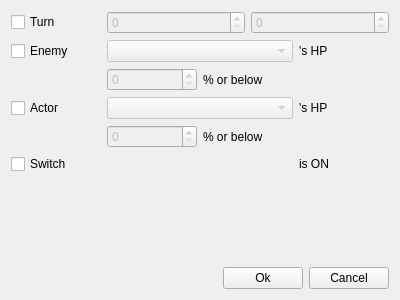
<?xml version="1.0" encoding="UTF-8"?>
<ui version="4.0">
 <class>TroopPageConditionDialog</class>
 <widget class="QWidget" name="TroopPageConditionDialog">
  <property name="windowModality">
   <enum>Qt::ApplicationModal</enum>
  </property>
  <property name="geometry">
   <rect>
    <x>0</x>
    <y>0</y>
    <width>400</width>
    <height>300</height>
   </rect>
  </property>
  <property name="windowTitle">
   <string>YaRXP - Troop Page Conditions</string>
  </property>
  <layout class="QGridLayout" name="gridLayout_2">
   <item row="0" column="0">
    <layout class="QGridLayout" name="gridLayout">
     <item row="6" column="3">
      <widget class="QLabel" name="label">
       <property name="text">
        <string>is ON</string>
       </property>
      </widget>
     </item>
     <item row="5" column="1">
      <widget class="QSpinBox" name="spin_actor">
       <property name="enabled">
        <bool>false</bool>
       </property>
      </widget>
     </item>
     <item row="1" column="1" colspan="3">
      <layout class="QHBoxLayout" name="horizontalLayout_2">
       <item>
        <widget class="QSpinBox" name="spin_turn_a">
         <property name="enabled">
          <bool>false</bool>
         </property>
        </widget>
       </item>
       <item>
        <widget class="QSpinBox" name="spin_turn_b">
         <property name="enabled">
          <bool>false</bool>
         </property>
        </widget>
       </item>
      </layout>
     </item>
     <item row="2" column="0">
      <widget class="QCheckBox" name="check_enemy">
       <property name="text">
        <string>Enemy</string>
       </property>
      </widget>
     </item>
     <item row="6" column="0">
      <widget class="QCheckBox" name="check_switch">
       <property name="text">
        <string>Switch</string>
       </property>
      </widget>
     </item>
     <item row="1" column="0">
      <widget class="QCheckBox" name="check_turn">
       <property name="text">
        <string>Turn</string>
       </property>
      </widget>
     </item>
     <item row="4" column="3">
      <widget class="QLabel" name="label_4">
       <property name="text">
        <string>'s HP</string>
       </property>
      </widget>
     </item>
     <item row="3" column="1">
      <widget class="QSpinBox" name="spin_enemy">
       <property name="enabled">
        <bool>false</bool>
       </property>
      </widget>
     </item>
     <item row="2" column="3">
      <widget class="QLabel" name="label_2">
       <property name="text">
        <string>'s HP</string>
       </property>
      </widget>
     </item>
     <item row="4" column="0">
      <widget class="QCheckBox" name="check_actor">
       <property name="text">
        <string>Actor</string>
       </property>
      </widget>
     </item>
     <item row="3" column="2">
      <widget class="QLabel" name="label_3">
       <property name="text">
        <string>% or below</string>
       </property>
      </widget>
     </item>
     <item row="2" column="1" colspan="2">
      <widget class="QComboBox" name="combo_enemy">
       <property name="enabled">
        <bool>false</bool>
       </property>
      </widget>
     </item>
     <item row="4" column="1" colspan="2">
      <widget class="QComboBox" name="combo_actor">
       <property name="enabled">
        <bool>false</bool>
       </property>
      </widget>
     </item>
     <item row="5" column="2">
      <widget class="QLabel" name="label_5">
       <property name="text">
        <string>% or below</string>
       </property>
      </widget>
     </item>
     <item row="6" column="1" colspan="2">
      <widget class="SwitchVariableWidget" name="widget_switch" native="true">
       <property name="enabled">
        <bool>false</bool>
       </property>
      </widget>
     </item>
    </layout>
   </item>
   <item row="2" column="0">
    <layout class="QHBoxLayout" name="horizontalLayout">
     <item>
      <spacer name="horizontalSpacer">
       <property name="orientation">
        <enum>Qt::Horizontal</enum>
       </property>
       <property name="sizeHint" stdset="0">
        <size>
         <width>40</width>
         <height>20</height>
        </size>
       </property>
      </spacer>
     </item>
     <item>
      <widget class="QPushButton" name="button_ok">
       <property name="text">
        <string>Ok</string>
       </property>
      </widget>
     </item>
     <item>
      <widget class="QPushButton" name="button_cancel">
       <property name="text">
        <string>Cancel</string>
       </property>
      </widget>
     </item>
    </layout>
   </item>
   <item row="1" column="0">
    <spacer name="verticalSpacer">
     <property name="orientation">
      <enum>Qt::Vertical</enum>
     </property>
     <property name="sizeHint" stdset="0">
      <size>
       <width>20</width>
       <height>40</height>
      </size>
     </property>
    </spacer>
   </item>
  </layout>
 </widget>
 <customwidgets>
  <customwidget>
   <class>SwitchVariableWidget</class>
   <extends>QWidget</extends>
   <header>dialogs/switchvariablewidget.h</header>
   <container>1</container>
  </customwidget>
 </customwidgets>
 <resources/>
 <connections>
  <connection>
   <sender>check_turn</sender>
   <signal>toggled(bool)</signal>
   <receiver>spin_turn_a</receiver>
   <slot>setEnabled(bool)</slot>
   <hints>
    <hint type="sourcelabel">
     <x>40</x>
     <y>25</y>
    </hint>
    <hint type="destinationlabel">
     <x>127</x>
     <y>19</y>
    </hint>
   </hints>
  </connection>
  <connection>
   <sender>check_turn</sender>
   <signal>toggled(bool)</signal>
   <receiver>spin_turn_b</receiver>
   <slot>setEnabled(bool)</slot>
   <hints>
    <hint type="sourcelabel">
     <x>48</x>
     <y>29</y>
    </hint>
    <hint type="destinationlabel">
     <x>324</x>
     <y>28</y>
    </hint>
   </hints>
  </connection>
  <connection>
   <sender>check_enemy</sender>
   <signal>toggled(bool)</signal>
   <receiver>combo_enemy</receiver>
   <slot>setEnabled(bool)</slot>
   <hints>
    <hint type="sourcelabel">
     <x>75</x>
     <y>71</y>
    </hint>
    <hint type="destinationlabel">
     <x>155</x>
     <y>61</y>
    </hint>
   </hints>
  </connection>
  <connection>
   <sender>check_enemy</sender>
   <signal>toggled(bool)</signal>
   <receiver>spin_enemy</receiver>
   <slot>setEnabled(bool)</slot>
   <hints>
    <hint type="sourcelabel">
     <x>69</x>
     <y>60</y>
    </hint>
    <hint type="destinationlabel">
     <x>117</x>
     <y>96</y>
    </hint>
   </hints>
  </connection>
  <connection>
   <sender>check_actor</sender>
   <signal>toggled(bool)</signal>
   <receiver>combo_actor</receiver>
   <slot>setEnabled(bool)</slot>
   <hints>
    <hint type="sourcelabel">
     <x>50</x>
     <y>140</y>
    </hint>
    <hint type="destinationlabel">
     <x>144</x>
     <y>143</y>
    </hint>
   </hints>
  </connection>
  <connection>
   <sender>check_actor</sender>
   <signal>toggled(bool)</signal>
   <receiver>spin_actor</receiver>
   <slot>setEnabled(bool)</slot>
   <hints>
    <hint type="sourcelabel">
     <x>69</x>
     <y>140</y>
    </hint>
    <hint type="destinationlabel">
     <x>128</x>
     <y>175</y>
    </hint>
   </hints>
  </connection>
  <connection>
   <sender>check_switch</sender>
   <signal>toggled(bool)</signal>
   <receiver>widget_switch</receiver>
   <slot>setEnabled(bool)</slot>
   <hints>
    <hint type="sourcelabel">
     <x>43</x>
     <y>206</y>
    </hint>
    <hint type="destinationlabel">
     <x>216</x>
     <y>210</y>
    </hint>
   </hints>
  </connection>
 </connections>
</ui>
